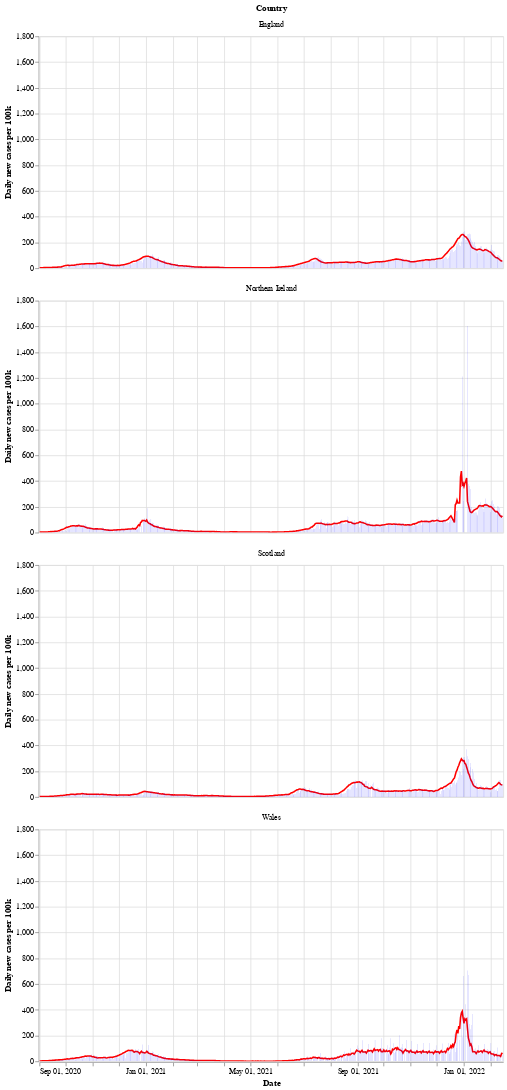

Notebook code cell kept with this figure:
### Markdown cell above
Next is a bar chart of the number of new cases in each country (per 100k population), with the 7 day moving average of cases. Again we see that Wales saw a longer period of raising and falling cases compared to the other countries.

After a period of cases falling, each nation is now seeing a rise in the number of cases - especially in Wales.

### Code cell
# collapse
bars = alt.Chart(uk_cases).mark_bar().encode(
    x=alt.X("yearmonthdate(date):T", axis=alt.Axis(title='Date')),
    y=alt.Y("newCasesRate:Q", axis=alt.Axis(title='Daily new cases per 100k')),
    tooltip='newCasesRate',
    color=alt.condition(
        alt.datum.dailyChange > 0,
        alt.value("orange"),  # The positive color
        alt.value("blue")  # The negative color
    )
).properties(title='New cases per 100k population with rolling 7 day average', width=600).interactive()
line = alt.Chart(uk_cases).mark_line(
    color='red',
    size=2,
).transform_window(
    rolling_mean='mean(newCasesRate)',
    frame=[0, 7],
    groupby=['areaName']
).encode(
    x='yearmonthdate(date):T',
    y='rolling_mean:Q'
)
alt.layer(line, bars, data=uk_cases).facet(alt.Row('areaName', title='Country'), columns=1)

### Figure 1 — Vega-Lite specification as saved in the notebook (floating-point values rounded to 4 significant figures; data arrays with more than 128 entries replaced by an {"elided": "..."} marker saying what was removed)
{"config": {"view": {"continuousWidth": 400, "continuousHeight": 300}}, "data": {"name": "data-47453d679a1826d1001fd1a44106888a"}, "facet": {"type": "nominal", "field": "areaName", "title": "Country"}, "spec": {"layer": [{"mark": {"type": "line", "color": "red", "size": 2}, "encoding": {"x": {"type": "temporal", "field": "date", "timeUnit": "yearmonthdate"}, "y": {"type": "quantitative", "field": "rolling_mean"}}, "transform": [{"window": [{"op": "mean", "field": "newCasesRate", "as": "rolling_mean"}], "frame": [0, 7], "groupby": ["areaName"]}]}, {"mark": "bar", "encoding": {"color": {"condition": {"value": "orange", "test": "(datum.dailyChange > 0)"}, "value": "blue"}, "tooltip": {"type": "quantitative", "field": "newCasesRate"}, "x": {"type": "temporal", "axis": {"title": "Date"}, "field": "date", "timeUnit": "yearmonthdate"}, "y": {"type": "quantitative", "axis": {"title": "Daily new cases per 100k"}, "field": "newCasesRate"}}, "selection": {"selector002": {"type": "interval", "bind": "scales", "encodings": ["x", "y"]}}, "title": "New cases per 100k population with rolling 7 day average", "width": 600}]}, "columns": 1, "$schema": "https://vega.github.io/schema/vega-lite/v4.8.1.json", "datasets": {"data-47453d679a1826d1001fd1a44106888a": {"elided": "2128 records"}}}
